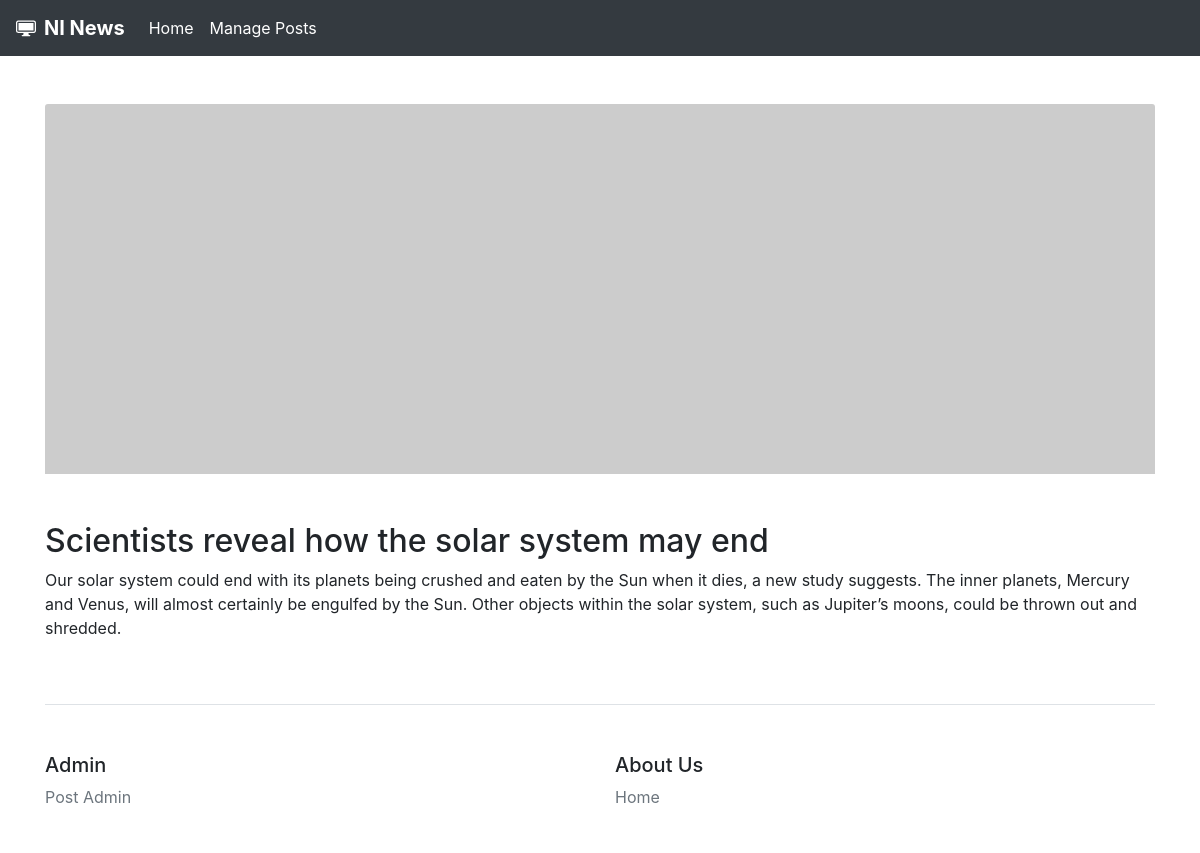
The page /solar/ on the database its author committed.
### core/models.py (models this page shows, shortened)
class Core(models.Model):
    title = models.CharField(max_length=200)
    excerpt = models.TextField(null=True)
    author = models.ForeignKey(User, on_delete=models.CASCADE, related_name='cores')
    slug = models.SlugField(max_length=100, unique=True)
    updated = models.DateTimeField(auto_now=True)
    published = models.DateTimeField(default=timezone.now)
    class Meta:
        ordering =  ['-published']

### core/views.py (the view)
# urls.py: path('<slug:slug>/', views.SingleView.as_view(), name='single'),
class SingleView(DetailView):
    model = Core
    template_name = 'core/single.html'
    context_object_name = 'post'

### core/templates/core/single.html
{% extends 'core/base.html' %}
{% block content %}
<div class="container">
  <div class="row">
    <div class="col-12 pt-5">
      <img class="card-img-top" src="https://via.placeholder.com/300x100" alt="Card image cap">
      <h2 class="pt-5">{{post.title}}</h2>
      <p>{{post.excerpt}}</p>
    </div>
  </div>
</div>
{% endblock %}

### rows shown on the page
Core: title "Scientists reveal how the solar system may end", excerpt "Our solar system could end with its planets being crushed and eaten by the Sun when it dies, a new study suggests. The inner planets, Mercury and Venus, will almost certainly be engulfed by the Sun. Other objects within the solar system, such as Jupiter’s moons, could be thrown out and shredded."
